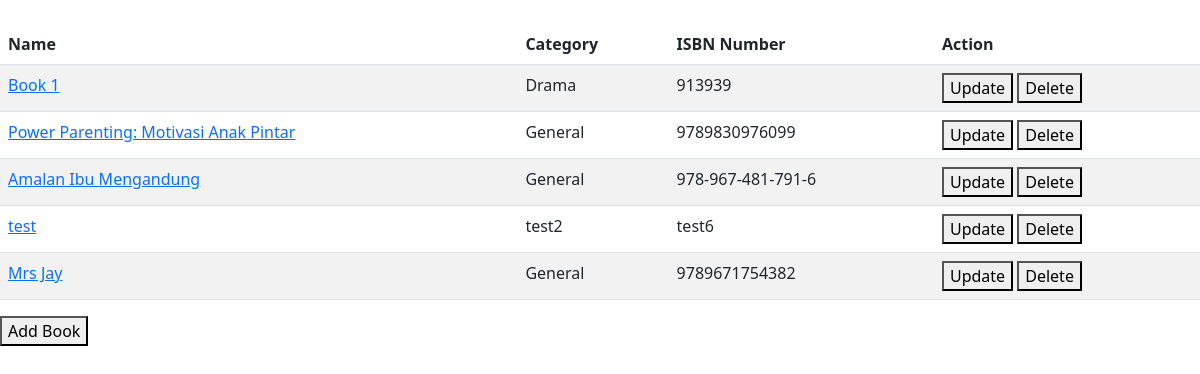
/sites/book.php, run on the app's committed database.
### tables this page shows
CREATE TABLE `book` (
  `ID` int(11) NOT NULL,
  `Name` varchar(100) NOT NULL,
  `Category` varchar(100) NOT NULL,
  `PublishDate` date NOT NULL,
  `Author` varchar(100) NOT NULL,
  `Description` varchar(1000) NOT NULL,
  `ISBNNumber` varchar(100) NOT NULL,
  `Image` text NOT NULL,
  `PublishPlace` varchar(100) NOT NULL,
  `Price` decimal(10,0) NOT NULL
);

### sites/repositories/library-repository.php (called while the page is built, shortened)
<?php
function getDatabaseConnection()
{
    $servername = "localhost";
    $username = "root";
    $password = "";
    $dbname = "library";
    $conn = new mysqli($servername, $username, $password, $dbname);
    return $conn;
}
function getAllBook() {
    $conn = getDatabaseConnection();
    $sql = "SELECT ID, Name, Category, ISBNNumber " .
            "FROM book ";
    $result = $conn->query($sql);
    return $result;
}
?>

### sites/book.php (the view, shortened to what this page needs)
<!DOCTYPE html>
<html>
<head>
	<link rel="stylesheet" type="text/css" href="css/mystyle.css">
	<link rel="stylesheet" type="text/css" href="css/userstyle.css">
	<link href="https://cdn.jsdelivr.net/npm/bootstrap@5.3.0-alpha1/dist/css/bootstrap.min.css" rel="stylesheet">
</head>
<body>
	<?php
	require("repositories/library-repository.php");
	$errorMessage = "";
	if ($_SERVER["REQUEST_METHOD"] == "GET") {
		try {
			$listBook = getAllBook();
		} catch (Exception $ex) {
			$errorMessage += "<br>Issue fetching borrowing data!";
		}
	}
	?>
	<br>
	<table class="table table-striped" style="margin-left: 0;">
		<thead>
			<tr>
				<th>Name</th>
				<th>Category</th>
				<th>ISBN Number</th>
				<th>Action</th>
			</tr>
		</thead>
		<tbody>
			<?php
			while ($row = $listBook->fetch_assoc()) {
				echo "<tr><td><a href=viewdetailbook.php?ID=" . $row["ID"] . ">" . $row["Name"] . "</a></td>" .
					"<td>" . $row["Category"] . "</td>" .
					"<td>" . $row["ISBNNumber"] . "</td>";
				echo "<td><button onclick=" . "window.location='book_update.php?ID=" . $row["ID"] ."';" . ">Update</button>&nbsp;";
				echo "<button onclick=" . "window.location='book_delete.php?ID=" . $row["ID"] ."';" . ">Delete</button></td></tr>";
			}
			?>
		</tbody>
	</table>
	<button onclick="window.location='book_add.php';">Add Book</button>
</body>
</html>

### sites/css/mystyle.css (style rules this page uses)
body { background-color: #F9FAF5; font-family: arial, sans-serif; }
a { color: black; text-decoration: none; }

### sites/css/userstyle.css (style rules this page uses)
table { width: 70%; margin-left: 15%; margin-right: 15%; }

### data on the page
book: Name "Book 1", Category "Drama", ISBNNumber "913939"
book: Name "Power Parenting: Motivasi Anak Pintar", Category "General", ISBNNumber "9789830976099"
book: Name "Amalan Ibu Mengandung", Category "General", ISBNNumber "978-967-481-791-6"
book: Name "test", Category "test2", ISBNNumber "test6"
book: Name "Mrs Jay", Category "General", ISBNNumber "9789671754382"
